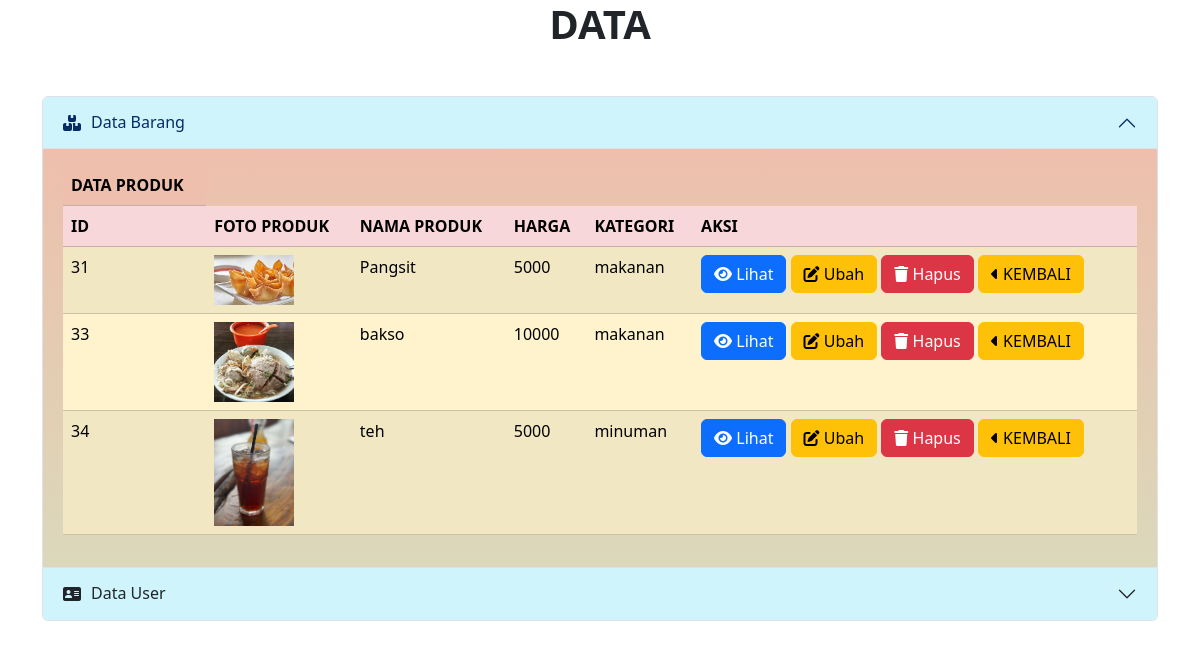
/data_toko/data.php (signed in), run on the app's committed database.
### tables this page shows
CREATE TABLE `produk` (
  `id_produk` int(11) NOT NULL,
  `nama` varchar(255) NOT NULL,
  `harga` int(255) NOT NULL,
  `kategori` varchar(255) NOT NULL,
  `deskripsi` text NOT NULL,
  `gambar` varchar(200) NOT NULL,
  `id_kategori` int(11) DEFAULT NULL
);

### data_toko/data_barang.php (the view, shortened to what this page needs)
<!DOCTYPE html>
<html lang="en">
<head>
</head>
<link href="https://cdn.jsdelivr.net/npm/bootstrap@5.3.3/dist/css/bootstrap.min.css" rel="stylesheet">
<body>
<table class="table table-striped table-warning">
  <thead class="table-danger">
    <tr>
        <th style="background-color: #edbfac;">DATA PRODUK</th>
    </tr>
    <tr>
      <th scope="col">ID</th>
      <th scope="col">FOTO PRODUK</th>
      <th scope="col">NAMA PRODUK</th>
      <th scope="col">HARGA</th>
      <th scope="col">KATEGORI</th>
      <th scope="col">AKSI</th>
    </tr>
  </thead>
  <tbody>
  <?php
    require '../connection/koneksi.php';
    $query = mysqli_query($conn, "SELECT * FROM produk");
    while($row = mysqli_fetch_array($query)){
        ?>
       <tr>
       <td>
            <?= $row['id_produk']?></td>
        <td>
        <img src="../halaman/img/<?= htmlspecialchars($row['gambar']); ?>" alt="<?= htmlspecialchars($row['nama']); ?>" style="width: 80px;">
        </td>
        <td>
            <?= $row['nama']?></td>
        <td>
            <?= $row['harga']?></td>
        <td>
            <?= $row['kategori']?></td>
        <td>
        <a href="../detail_produk.php?id_produk=<?= $row['id_produk']; ?>" class="btn btn-primary btn-custom"><i class="fa-solid fa-eye"></i> Lihat</a>
        <a href="../halaman/edit.php?id_produk=<?= $row['id_produk']; ?>" class="btn btn-warning btn-custom "><i class="fa-solid fa-pen-to-square"></i> Ubah</a>
        <a href="../halaman/hapus.php?id_produk=<?= $row['id_produk']; ?>" class="btn btn-danger btn-custom"><i class="fa-solid fa-trash"></i> Hapus</a>
        <a href="../halaman.php" class="btn btn-warning btn-custom"><i class="fa-solid fa-caret-left"></i> KEMBALI</a>
        </td>
       </tr>
        <?php
    }
    ?>
  </tbody>
</table>
</body>
</html>

### data on the page
produk: id_produk "31", gambar (picture), nama "Pangsit", harga "5000", kategori "makanan"
produk: id_produk "33", gambar (picture), nama "bakso", harga "10000", kategori "makanan"
produk: id_produk "34", gambar (picture), nama "teh", harga "5000", kategori "minuman"
